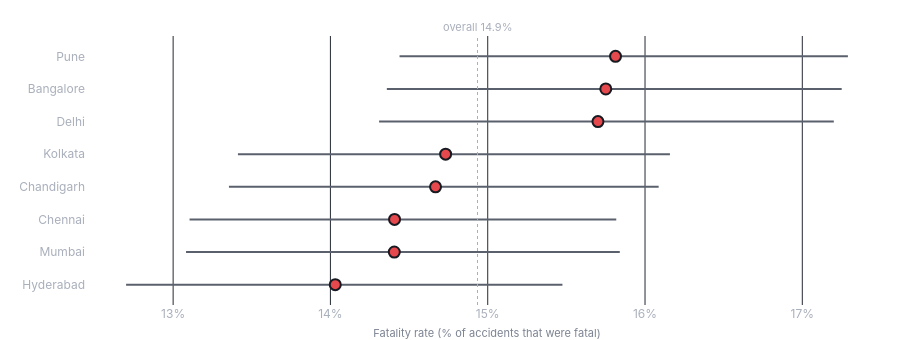

Source (notebook cell):
### Code cell
V.rate_ci(cs, "city", overall=A.kpis(df)["fatal_pct"]).show()
A.fatal_rate_test(df, "city")

### Figure 1 — Plotly figure (JSON) as saved in the notebook; plotly's stock layout.template omitted (floating-point values rounded to 4 significant figures)
{"data": [{"customdata": [[338.0, 2409.0, 12.7, 15.47], [359.0, 2492.0, 13.08, 15.84], [371.0, 2575.0, 13.1, 15.82], [378.0, 2577.0, 13.35, 16.09], [377.0, 2559.0, 13.41, 16.16], [382.0, 2433.0, 14.31, 17.2], [384.0, 2438.0, 14.36, 17.25], [398.0, 2517.0, 14.44, 17.29]], "error_x": {"array": [1.444, 1.434, 1.409, 1.419, 1.426, 1.5, 1.5, 1.477], "arrayminus": [1.33, 1.324, 1.303, 1.313, 1.32, 1.391, 1.392, 1.373], "color": "#5A606C", "symmetric": false, "thickness": 2, "type": "data", "width": 0}, "hovertemplate": "<b>%{y}</b><br>Fatality rate: %{x:.1f}%<br>95% CI: %{customdata[2]:.1f}–%{customdata[3]:.1f}%<br>%{customdata[0]:,} fatal of %{customdata[1]:,} accidents<extra></extra>", "marker": {"color": ["#E5484D", "#E5484D", "#E5484D", "#E5484D", "#E5484D", "#E5484D", "#E5484D", "#E5484D"], "line": {"color": "#171A21", "width": 2}, "size": 11}, "mode": "markers", "type": "scatter", "x": [14.03, 14.41, 14.41, 14.67, 14.73, 15.7, 15.75, 15.81], "y": ["Hyderabad", "Mumbai", "Chennai", "Chandigarh", "Kolkata", "Delhi", "Bangalore", "Pune"]}], "layout": {"annotations": [{"font": {"color": "#A9AFBB", "size": 11}, "showarrow": false, "text": "overall 14.9%", "x": 14.94, "y": 1.0, "yanchor": "bottom", "yref": "paper"}], "height": 340, "shapes": [{"line": {"color": "#A9AFBB", "dash": "dot", "width": 1}, "type": "line", "x0": 14.94, "x1": 14.94, "xref": "x", "y0": 0, "y1": 1, "yref": "y domain"}], "showlegend": false, "xaxis": {"ticksuffix": "%", "title": {"text": "Fatality rate (% of accidents that were fatal)"}}, "yaxis": {"showgrid": false, "title": {"text": ""}, "type": "category"}}}
